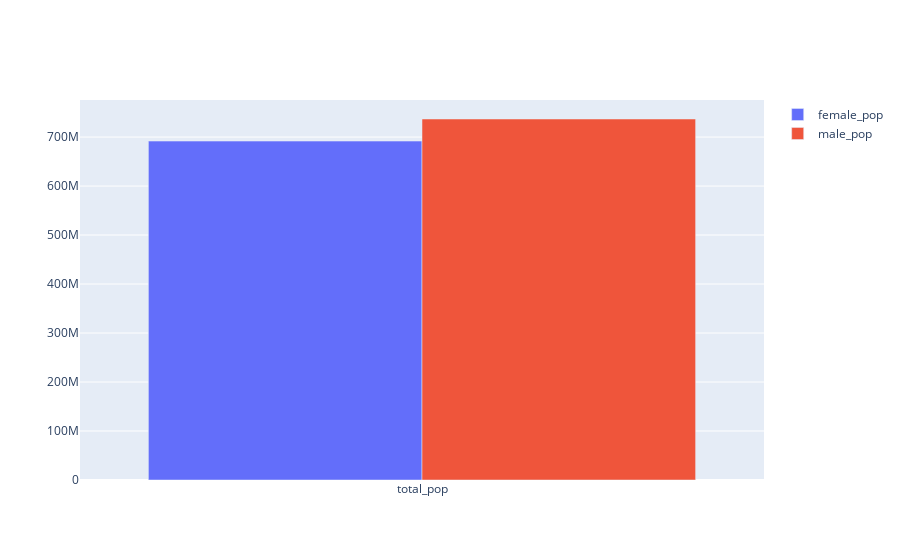

The notebook cell this image was saved under:
### Code cell
female_pop = country_data['female_population_pct'] * 0.01 * country_data['total_population']
male_pop = country_data['total_population'] - female_pop

parameter=['total_pop']

fig_1 = go.Figure(data=[
    go.Bar(name='female_pop', x=parameter, y=female_pop),
    go.Bar(name='male_pop', x=parameter, y=male_pop)
])
# Change the bar mode
fig_1.update_layout(barmode='group')
fig_1.show()

### Figure 1 — Plotly figure (JSON) as saved in the notebook; plotly's stock layout.template omitted (floating-point values rounded to 4 significant figures)
{"data": [{"name": "female_pop", "type": "bar", "x": ["total_pop"], "y": [691800000.0]}, {"name": "male_pop", "type": "bar", "x": ["total_pop"], "y": [736900000.0]}], "layout": {"autosize": true, "barmode": "group", "xaxis": {"autorange": true, "range": [-0.5, 0.5], "type": "category"}, "yaxis": {"autorange": true, "range": [0, 775600000.0], "type": "linear"}}}
